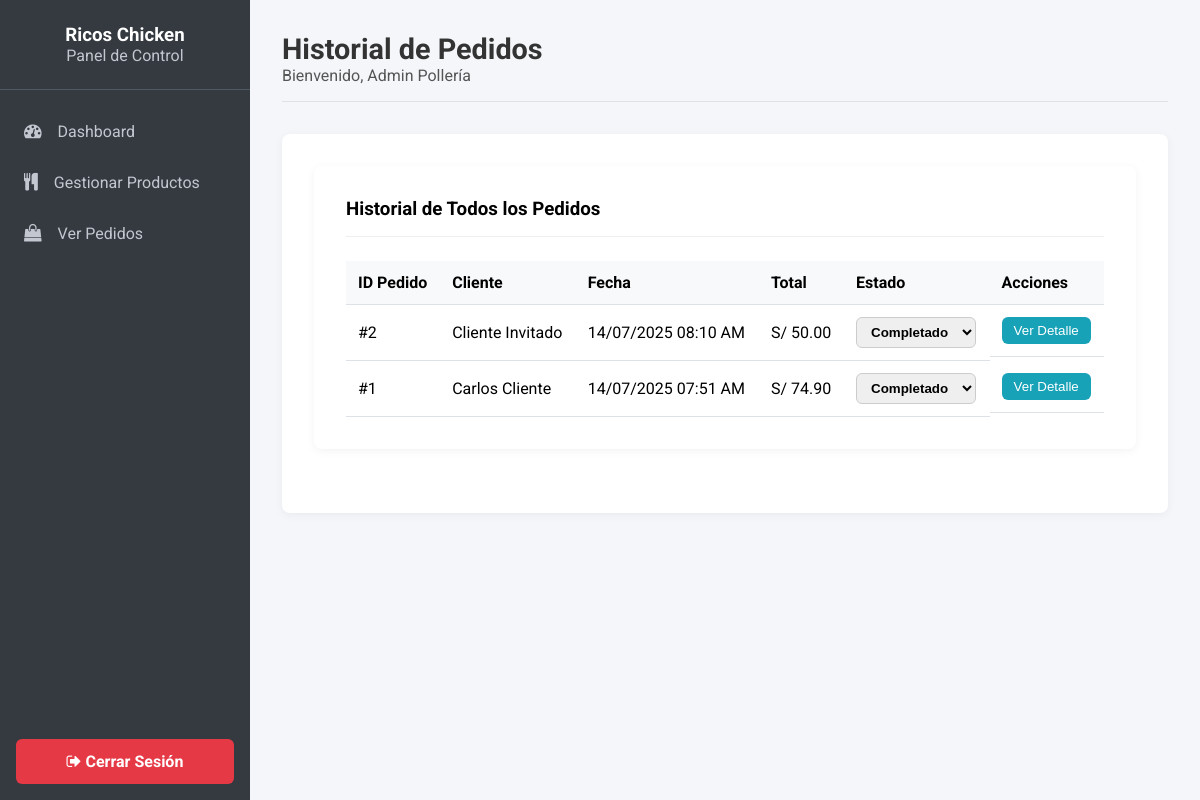
/MiPolleria/admin/verPedidos (signed in), run on the app's committed database.
### tables this page shows
CREATE TABLE `pedidos` (
  `id` int(11) NOT NULL,
  `id_usuario` int(11) DEFAULT NULL,
  `nombre_cliente` varchar(100) NOT NULL,
  `total` decimal(10,2) NOT NULL,
  `fecha` timestamp NOT NULL DEFAULT current_timestamp(),
  `estado` varchar(50) NOT NULL DEFAULT 'Pendiente'
);

### MiPolleria/controllers/AdminController.php (called while the page is built, shortened)
<?php
require_once 'Controller.php';
class AdminController extends Controller {
    private $pedidoModel;
    public function __construct() {
        $this->pedidoModel = $this->model('Pedido');
    }
    public function verPedidos() {
        $pedidos = $this->pedidoModel->obtenerTodos();
        $data = [
            'title' => 'Historial de Pedidos',
            'nombre_usuario' => $_SESSION['user_nombre'],
            'pedidos' => $pedidos
        ];
        $this->view('admin/ver_pedidos', $data);
    }
}

### MiPolleria/index.php (called while the page is built, shortened)
<?php
require_once 'config/Database.php';
class Core {
    protected $currentMethod = 'index';
    public function __construct() {
        $url = $this->getUrl();
        if (isset($url[0]) && file_exists('controllers/' . ucwords($url[0]) . 'Controller.php')) {
            unset($url[0]);
        }
        $this->currentController = new $this->currentController;
        if (isset($url[1])) {
            if (method_exists($this->currentController, $url[1])) {
                $this->currentMethod = $url[1];
                unset($url[1]);
            }
        }
        $this->params = $url ? array_values($url) : [];
        call_user_func_array([$this->currentController, $this->currentMethod], $this->params);
    }
    public function getUrl() {
        if (isset($_GET['url'])) {
            $url = rtrim($_GET['url'], '/');
            $url = filter_var($url, FILTER_SANITIZE_URL);
            $url = explode('/', $url);
            return $url;
        }
        return [];
    }
}
$init = new Core();
?>

### MiPolleria/models/Pedido.php (called while the page is built, shortened)
<?php
class Pedido {
    private $db;
    public function __construct() {
        $database = new Database();
        $this->db = $database->connect();
    }
    public function obtenerTodos() {
        try {
            $query = $this->db->prepare("SELECT * FROM pedidos ORDER BY fecha DESC");
            $query->execute();
            return $query->fetchAll(PDO::FETCH_OBJ);
        } catch (PDOException $e) {
            return [];
        }
    }
}

### MiPolleria/config/Database.php (called while the page is built, shortened)
<?php
class Database {
    private $host = 'localhost';
    private $db_name = 'polleria_db';
    private $username = 'root';
    private $password = '';
    public function connect() {
        $this->conn = null;
        try {
            $dsn = 'mysql:host=' . $this->host . ';dbname=' . $this->db_name . ';charset=utf8';
            $this->conn = new PDO($dsn, $this->username, $this->password);
            $this->conn->setAttribute(PDO::ATTR_ERRMODE, PDO::ERRMODE_EXCEPTION);
        } catch(PDOException $e) {
            echo 'Error de Conexión: ' . $e->getMessage();
        }
        return $this->conn;
    }
}
?>

### MiPolleria/views/admin/ver_pedidos.php (the view, shortened to what this page needs)
<?php require_once APPROOT . '/views/layouts/admin_header.php'; ?>
<div class="product-table-container">
    <h3>Historial de Todos los Pedidos</h3>
    <table class="product-table">
        <thead>
            <tr>
                <th>ID Pedido</th>
                <th>Cliente</th>
                <th>Fecha</th>
                <th>Total</th>
                <th>Estado</th>
                <th>Acciones</th>
            </tr>
        </thead>
        <tbody>
            <?php if (empty($data['pedidos'])): ?>
                <tr><td colspan="6" style="text-align: center;">No hay pedidos registrados todavía.</td></tr>
            <?php else: ?>
                <?php foreach($data['pedidos'] as $pedido): ?>
                <tr>
                    <td>#<?php echo $pedido->id; ?></td>
                    <td><?php echo htmlspecialchars($pedido->nombre_cliente); ?></td>
                    <td><?php echo date('d/m/Y h:i A', strtotime($pedido->fecha)); ?></td>
                    <td>S/ <?php echo number_format($pedido->total, 2); ?></td>
                    <td>
                        <form action="<?php echo URLROOT; ?>/admin/cambiarEstadoPedido/<?php echo $pedido->id; ?>" method="post" class="form-estado">
                            <select name="estado" onchange="this.form.submit()">
                                <option value="Completado" <?php echo ($pedido->estado == 'Completado') ? 'selected' : ''; ?>>Completado</option>
                            </select>
                            </form>
                    </td>
                    <td class="acciones">
                        <button class="btn-ver-detalle" onclick="verDetalle(<?php echo $pedido->id; ?>)">Ver Detalle</button>
                    </td>
                </tr>
                <?php endforeach; ?>
            <?php endif; ?>
        </tbody>
    </table>
</div>
<?php require_once APPROOT . '/views/layouts/admin_footer.php'; ?>

### MiPolleria/public/css/admin.css (style rules this page uses)
:root { --primary-color: #e67e22; --secondary-color: #2c3e50; --bg-light: #f4f6f9; --sidebar-bg: #343a40; --sidebar-text: #c2c7d0; --sidebar-hover: #494e53; }
* { margin: 0; padding: 0; box-sizing: border-box; }
body { font-family: 'Roboto', sans-serif; background-color: var(--bg-light); }
.product-form-container, .product-table-container { background-color: #fff; padding: 2rem; border-radius: 8px; box-shadow: 0 2px 10px rgba(0,0,0,0.05); margin-bottom: 2rem; }
.product-form-container h3, .product-table-container h3 { margin-bottom: 1.5rem; border-bottom: 1px solid #eee; padding-bottom: 1rem; }
.product-table { width: 100%; border-collapse: collapse; }
.product-table th, .product-table td { padding: 12px; text-align: left; border-bottom: 1px solid #dee2e6; }
.product-table thead th { background-color: #f8f9fa; font-weight: 700; }
.product-table .acciones { display: flex; gap: 0.5rem; }
.product-table .acciones button { padding: 6px 12px; border: none; border-radius: 6px; color: white; cursor: pointer; }
.form-estado select { padding: 6px 10px; border: 1px solid #ccc; border-radius: 6px; font-weight: 700; }
.btn-ver-detalle { background-color: #007bff; color: white; padding: 6px 12px; border: none; border-radius: 6px; cursor: pointer; }

### MiPolleria/views/admin/ver_pedidos.php (style rules this page uses)
.btn-ver-detalle { background-color: #17a2b8; color: white; padding: 6px 12px; border: none; border-radius: 6px; cursor: pointer; }

### data on the page
pedidos: id "2", nombre_cliente "Cliente Invitado", fecha "14/07/2025 08:10 AM", total "50.00", estado "Completado"
pedidos: id "1", nombre_cliente "Carlos Cliente", fecha "14/07/2025 07:51 AM", total "74.90", estado "Completado"

### other printed values
$data['title'] "Historial de Pedidos"
$data['nombre_usuario'] "Admin Pollería"
